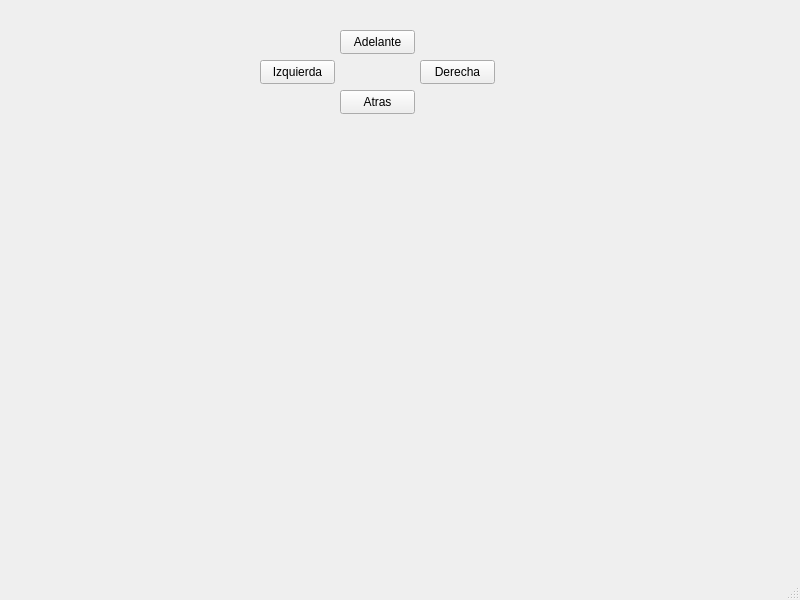
<?xml version="1.0" encoding="UTF-8"?>
<ui version="4.0">
 <class>MainWindow</class>
 <widget class="QMainWindow" name="MainWindow">
  <property name="geometry">
   <rect>
    <x>0</x>
    <y>0</y>
    <width>800</width>
    <height>600</height>
   </rect>
  </property>
  <property name="windowTitle">
   <string>MainWindow</string>
  </property>
  <widget class="QWidget" name="centralwidget">
   <widget class="QPushButton" name="pushButton">
    <property name="geometry">
     <rect>
      <x>340</x>
      <y>30</y>
      <width>75</width>
      <height>24</height>
     </rect>
    </property>
    <property name="text">
     <string>Adelante</string>
    </property>
   </widget>
   <widget class="QPushButton" name="pushButton_2">
    <property name="geometry">
     <rect>
      <x>340</x>
      <y>90</y>
      <width>75</width>
      <height>24</height>
     </rect>
    </property>
    <property name="text">
     <string>Atras</string>
    </property>
   </widget>
   <widget class="QPushButton" name="pushButton_3">
    <property name="geometry">
     <rect>
      <x>420</x>
      <y>60</y>
      <width>75</width>
      <height>24</height>
     </rect>
    </property>
    <property name="text">
     <string>Derecha</string>
    </property>
   </widget>
   <widget class="QPushButton" name="pushButton_4">
    <property name="geometry">
     <rect>
      <x>260</x>
      <y>60</y>
      <width>75</width>
      <height>24</height>
     </rect>
    </property>
    <property name="text">
     <string>Izquierda</string>
    </property>
   </widget>
  </widget>
  <widget class="QMenuBar" name="menubar">
   <property name="geometry">
    <rect>
     <x>0</x>
     <y>0</y>
     <width>800</width>
     <height>22</height>
    </rect>
   </property>
  </widget>
  <widget class="QStatusBar" name="statusbar"/>
 </widget>
 <resources/>
 <connections/>
</ui>
